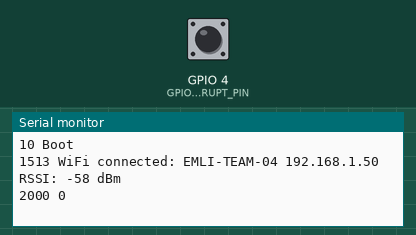
The sketch below on a simulated ESP8266 (NodeMCU). Parts: the last lines printed to the serial monitor. The test bench sets the inputs (shaded band); at power-on: GPIO 4 (GPIO_INTERRUPT_PIN) HIGH. WiFi joins after 1.5 s; servers stay silent unless stated.

Above: at 2.7 s.
2.8 s: GPIO 4 (GPIO_INTERRUPT_PIN) pulled LOW for 0.15 s
At 4.3 s:
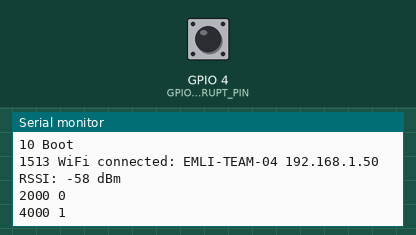
4.4 s: GPIO 4 (GPIO_INTERRUPT_PIN) pulled LOW for 1 s
At 6.7 s:
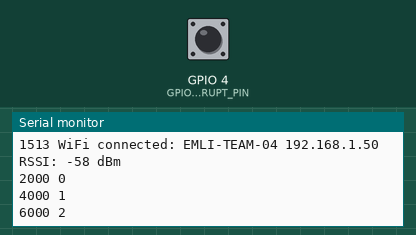
6.9 s: GPIO 4 (GPIO_INTERRUPT_PIN) pulled LOW for 0.15 s
At 9.4 s:
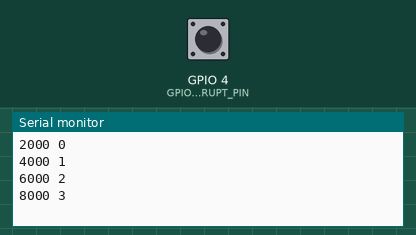
Timing chart, 0 to 10.9 s (numbered marks = the images above; inputs shaded):
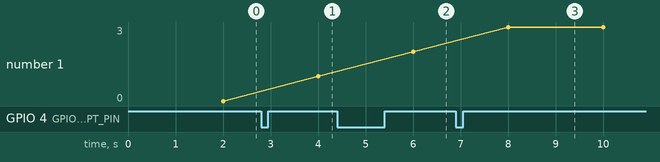

The sketch:

esp8266_count_mqtt.ino
```cpp
// Embedded Linux (EMLI)
// University of Southern Denmark

// 2022-03-24, Kjeld Jensen, First version

// Configuration
#define WIFI_SSID "EMLI-TEAM-04"
#define WIFI_PASSWORD "emliemli"

#define MQTT_SERVER "mqtt-dashboard.com"
#define MQTT_SERVERPORT 1883
#define MQTT_USERNAME ""
#define MQTT_KEY ""
#define MQTT_TOPIC "org/sdu/2024/emli/group04/wilddrone/trigger"

// wifi
#include <ESP8266WiFiMulti.h>
#include <ESP8266HTTPClient.h>
ESP8266WiFiMulti WiFiMulti;
const uint32_t conn_tout_ms = 5000;

// counter
#define GPIO_INTERRUPT_PIN 4
#define DEBOUNCE_TIME 100
volatile unsigned long count_prev_time;
volatile unsigned long count;

// mqtt
#include "Adafruit_MQTT.h"
#include "Adafruit_MQTT_Client.h"
WiFiClient wifi_client;
Adafruit_MQTT_Client mqtt(&wifi_client, MQTT_SERVER, MQTT_SERVERPORT, MQTT_USERNAME, MQTT_KEY);
Adafruit_MQTT_Publish count_mqtt_publish = Adafruit_MQTT_Publish(&mqtt, MQTT_USERNAME MQTT_TOPIC);

// publish
#define PUBLISH_INTERVAL 30000
unsigned long prev_post_time;

// debug
#define DEBUG_INTERVAL 2000
unsigned long prev_debug_time;

ICACHE_RAM_ATTR void count_isr()
{
  if (count_prev_time + DEBOUNCE_TIME < millis() || count_prev_time > millis())
  {
    count_prev_time = millis();
    count++;
  }
}

void debug(const char *s)
{
  Serial.print(millis());
  Serial.print(" ");
  Serial.println(s);
}

void mqtt_connect()
{
  int8_t ret;

  // Stop if already connected.
  if (!mqtt.connected())
  {
    debug("Connecting to MQTT... ");
    while ((ret = mqtt.connect()) != 0)
    { // connect will return 0 for connected
      Serial.println(mqtt.connectErrorString(ret));
      debug("Retrying MQTT connection in 5 seconds...");
      mqtt.disconnect();
      delay(5000); // wait 5 seconds
    }
    debug("MQTT Connected");
  }
}

void print_wifi_status()
{
  Serial.print(millis());
  Serial.print(" WiFi connected: ");
  Serial.print(WiFi.SSID());
  Serial.print(" ");
  Serial.print(WiFi.localIP());
  Serial.print(" RSSI: ");
  Serial.print(WiFi.RSSI());
  Serial.println(" dBm");
}

void setup()
{
  // count
  count_prev_time = millis();
  count = 0;
  pinMode(GPIO_INTERRUPT_PIN, INPUT_PULLUP);
  attachInterrupt(digitalPinToInterrupt(GPIO_INTERRUPT_PIN), count_isr, RISING);

  // serial
  Serial.begin(115200);
  delay(10);
  debug("Boot");

  // wifi
  WiFi.persistent(false);
  WiFi.mode(WIFI_STA);
  WiFiMulti.addAP(WIFI_SSID, WIFI_PASSWORD);
  if (WiFiMulti.run(conn_tout_ms) == WL_CONNECTED)
  {
    print_wifi_status();
  }
  else
  {
    debug("Unable to connect");
  }
}

void publish_data()
{
  char payload[10];
  sprintf(payload, "%ld", count);
  count = 0;
  Serial.print(millis());
  Serial.print(" Publishing: ");
  Serial.println(payload);

  Serial.print(millis());
  Serial.println(" Connecting...");
  if ((WiFiMulti.run(conn_tout_ms) == WL_CONNECTED))
  {
    print_wifi_status();

    mqtt_connect();
    if (!count_mqtt_publish.publish(payload))
    {
      debug("MQTT failed");
    }
    else
    {
      debug("MQTT ok");
    }
  }
}

void loop()
{
  if (millis() - prev_post_time >= PUBLISH_INTERVAL)
  {
    prev_post_time = millis();
    publish_data();
  }

  if (millis() - prev_debug_time >= DEBUG_INTERVAL)
  {
    prev_debug_time = millis();
    Serial.print(millis());
    Serial.print(" ");
    Serial.println(count);
  }
}
```

Measured:
- after the input at 2.8 s, the serial monitor: prints a new line after 1.2 s (image 1)
- after the input at 4.4 s, the serial monitor: prints a new line after 1.6 s (image 2)
- after the input at 6.9 s, the serial monitor: prints a new line after 1.1 s (image 3)
- plotted number 1: 0 → 1 after the input at 2.8 s, 1 → 2 after the input at 4.4 s, 2 → 3 after the input at 6.9 s
